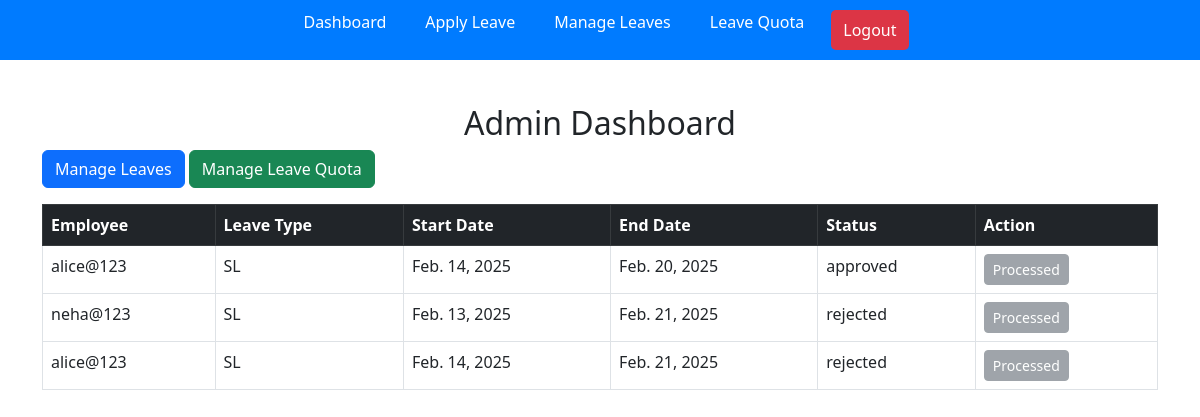
Page /leave/dashboard/ (signed in) on the committed database.
### leaves/models.py (models this page shows, shortened)
class Leave(models.Model):
    LEAVE_TYPES = [
        ('PL', 'Privilege Leave'),
        ('CL', 'Casual Leave'),
        ('SL', 'Sick Leave'),
        ('LWP', 'Leave Without Pay'),
    ]
    STATUS_CHOICES = [
        ('pending', 'Pending'),
        ('approved', 'Approved'),
        ('rejected', 'Rejected'),
    ]
    employee = models.ForeignKey(User, on_delete=models.CASCADE)
    leave_type = models.CharField(max_length=3, choices=LEAVE_TYPES)
    reason = models.CharField(max_length=200)
    start_date = models.DateField()
    end_date = models.DateField()
    total_days = models.IntegerField(null=False, blank=False)
    status = models.CharField(max_length=10, choices=STATUS_CHOICES, default='pending')
    approved_by = models.ForeignKey(User, on_delete=models.SET_NULL, null=True, blank=True, related_name='approved_leaves')

### leaves/views.py (the view)
# urls.py: path('dashboard/', dashboard, name='dashboard'),
@login_required
def dashboard(request):
    if request.user.is_staff:
        leaves = Leave.objects.all()
        return render(request, 'admin_dashboard.html', {'leaves': leaves})
    else:
        leaves = Leave.objects.filter(employee=request.user)
        return render(request, 'employee_dashboard.html', {'leaves': leaves})

### leaves/templates/admin_dashboard.html
{% extends 'base.html' %}
{% block content %}
<div class="container mt-4">
    <h2 class="text-center">Admin Dashboard</h2>
    <a href="{% url 'manage_leaves' %}" class="btn btn-primary mb-3">Manage Leaves</a>
    <a href="{% url 'leave_quota' %}" class="btn btn-success mb-3">Manage Leave Quota</a>
    <table class="table table-bordered">
        <thead class="table-dark">
            <tr>
                <th>Employee</th>
                <th>Leave Type</th>
                <th>Start Date</th>
                <th>End Date</th>
                <th>Status</th>
                <th>Action</th>
            </tr>
        </thead>
        <tbody>
            {% for leave in leaves %}
            <tr>
                <td>{{ leave.employee.username }}</td>
                <td>{{ leave.leave_type }}</td>
                <td>{{ leave.start_date }}</td>
                <td>{{ leave.end_date }}</td>
                <td>{{ leave.status }}</td>
                <td>
                    {% if leave.status == "pending" %}
                        <a href="{% url 'approve_leave' leave.id %}" class="btn btn-success btn-sm">Approve</a>
                        <a href="{% url 'reject_leave' leave.id %}" class="btn btn-danger btn-sm">Reject</a>
                    {% else %}
                        <button class="btn btn-secondary btn-sm" disabled>Processed</button>
                    {% endif %}
                </td>
            </tr>
            {% endfor %}
        </tbody>
    </table>
</div>
{% endblock %}

### leaves/templates/base.html (shortened to what this page needs)
<!DOCTYPE html>
<html lang="en">
<head>
    <link href="https://cdn.jsdelivr.net/npm/bootstrap@5.3.0/dist/css/bootstrap.min.css" rel="stylesheet">
</head>
<body>
    {% if user.is_authenticated and request.resolver_match.url_name != "login" %}
    <nav>
        <ul>
            <li><a href="{% url 'dashboard' %}">Dashboard</a></li>
            <li><a href="{% url 'apply_leave' %}">Apply Leave</a></li>
            {% if user.is_staff or user.is_superuser %}
                <li><a href="{% url 'manage_leaves' %}">Manage Leaves</a></li>
                <li><a href="{% url 'leave_quota' %}">Leave Quota</a></li>
            {% endif %}
            <li>
                <form action="{% url 'logout' %}" method="post">
                    <button type="submit">Logout</button>
                </form>
            </li>
        </ul>
    </nav>
    {% endif %}
    <div class="content-container">
        {% block content %}{% endblock %}
    </div>
</body>
</html>

### leaves/templates/base.html (style rules this page uses)
nav { background: #007bff; padding: 10px; text-align: center; }
nav ul { list-style: none; padding: 0; margin: 0; display: flex; justify-content: center; gap: 15px; }
nav ul li { display: inline; }
nav ul li a { color: white; text-decoration: none; padding: 8px 12px; border-radius: 5px; }
nav ul li form { display: inline; }
nav ul li form button { background: #dc3545; color: white; border: none; padding: 8px 12px; cursor: pointer; border-radius: 5px; }
.content-container { padding: 20px; }

### rows in the picture
Leave: employee.username "alice@123", leave_type "SL", start_date "Feb. 14, 2025", end_date "Feb. 20, 2025", status "approved", shows "Processed"
Leave: employee.username "neha@123", leave_type "SL", start_date "Feb. 13, 2025", end_date "Feb. 21, 2025", status "rejected", shows "Processed"
Leave: employee.username "alice@123", leave_type "SL", start_date "Feb. 14, 2025", end_date "Feb. 21, 2025", status "rejected", shows "Processed"
